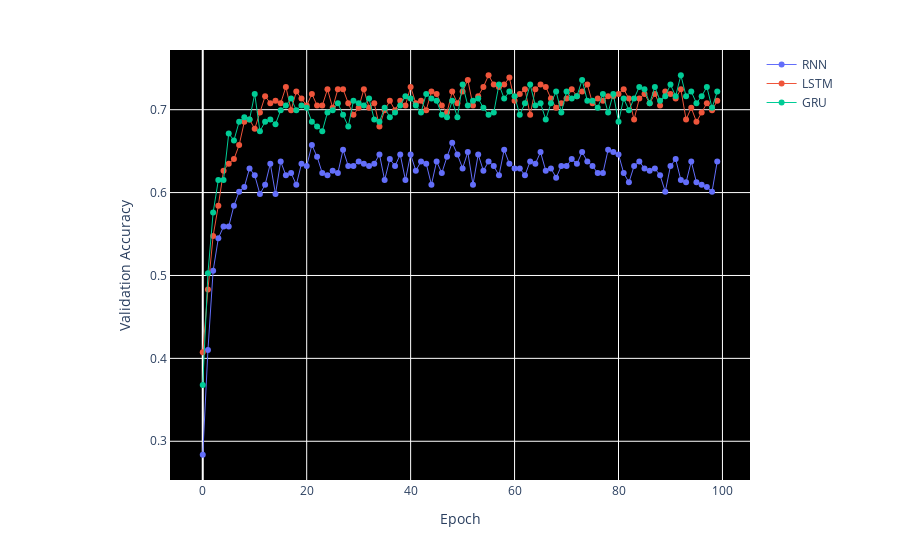

Notebook code cell kept with this figure:
### Code cell
# dropout
x = [0, 1, 2, 3, 4, 5, 6, 7, 8, 9, 10, 11, 12, 13, 14, 15, 16, 17, 18, 19, 20, 21, 22, 23, 24, 25, 26, 27, 28, 29, 30, 31, 32, 33, 34, 35, 36, 37, 38, 39, 40, 41, 42, 43, 44, 45, 46, 47, 48, 49, 50, 51, 52, 53, 54, 55, 56, 57, 58, 59, 60, 61, 62, 63, 64, 65, 66, 67, 68, 69, 70, 71, 72, 73, 74, 75, 76, 77, 78, 79, 80, 81, 82, 83, 84, 85, 86, 87, 88, 89, 90, 91, 92, 93, 94, 95, 96, 97, 98, 99]
RNN = [0.283707857131958, 0.4101123511791229, 0.5056179761886597, 0.5449438095092773, 0.5589887499809265, 0.5589887499809265, 0.584269642829895, 0.601123571395874, 0.6067415475845337, 0.6292135119438171, 0.6207864880561829, 0.5983145833015442, 0.6095505356788635, 0.6348314881324768, 0.5983145833015442, 0.6376404762268066, 0.6207864880561829, 0.6235954761505127, 0.6095505356788635, 0.6348314881324768, 0.632022500038147, 0.6573033928871155, 0.6432584524154663, 0.6235954761505127, 0.6207864880561829, 0.6264045238494873, 0.6235954761505127, 0.6516854166984558, 0.632022500038147, 0.632022500038147, 0.6376404762268066, 0.6348314881324768, 0.632022500038147, 0.6348314881324768, 0.6460674405097961, 0.6151685118675232, 0.6404494643211365, 0.632022500038147, 0.6460674405097961, 0.6151685118675232, 0.6460674405097961, 0.6264045238494873, 0.6376404762268066, 0.6348314881324768, 0.6095505356788635, 0.6376404762268066, 0.6235954761505127, 0.6432584524154663, 0.6601123809814453, 0.6460674405097961, 0.6292135119438171, 0.648876428604126, 0.6095505356788635, 0.6460674405097961, 0.6264045238494873, 0.6376404762268066, 0.632022500038147, 0.6207864880561829, 0.6516854166984558, 0.6348314881324768, 0.6292135119438171, 0.6292135119438171, 0.6207864880561829, 0.6376404762268066, 0.6348314881324768, 0.648876428604126, 0.6264045238494873, 0.6292135119438171, 0.617977499961853, 0.632022500038147, 0.632022500038147, 0.6404494643211365, 0.6348314881324768, 0.648876428604126, 0.6376404762268066, 0.632022500038147, 0.6235954761505127, 0.6235954761505127, 0.6516854166984558, 0.648876428604126, 0.6460674405097961, 0.6235954761505127, 0.6123595237731934, 0.632022500038147, 0.6376404762268066, 0.6292135119438171, 0.6264045238494873, 0.6292135119438171, 0.6207864880561829, 0.601123571395874, 0.632022500038147, 0.6404494643211365, 0.6151685118675232, 0.6123595237731934, 0.6376404762268066, 0.6123595237731934, 0.6095505356788635, 0.6067415475845337, 0.601123571395874, 0.6376404762268066]
LSTM = [0.4073033630847931, 0.483146071434021, 0.5477527976036072, 0.584269642829895, 0.6264045238494873, 0.6348314881324768, 0.6404494643211365, 0.6573033928871155, 0.6853932738304138, 0.6882022619247437, 0.6769663095474243, 0.6966292262077332, 0.716292142868042, 0.7078651785850525, 0.7106741666793823, 0.7078651785850525, 0.7275280952453613, 0.699438214302063, 0.7219101190567017, 0.7134831547737122, 0.7050561904907227, 0.7191011309623718, 0.7050561904907227, 0.7050561904907227, 0.7247191071510315, 0.7022472023963928, 0.7247191071510315, 0.7247191071510315, 0.7078651785850525, 0.6938202381134033, 0.7022472023963928, 0.7247191071510315, 0.7022472023963928, 0.7078651785850525, 0.6797752976417542, 0.699438214302063, 0.7106741666793823, 0.699438214302063, 0.7106741666793823, 0.7050561904907227, 0.7275280952453613, 0.7078651785850525, 0.7106741666793823, 0.699438214302063, 0.7219101190567017, 0.7191011309623718, 0.7050561904907227, 0.6966292262077332, 0.7219101190567017, 0.7078651785850525, 0.7219101190567017, 0.7359550595283508, 0.7050561904907227, 0.716292142868042, 0.7275280952453613, 0.7415730357170105, 0.7303370833396912, 0.7275280952453613, 0.7303370833396912, 0.7387640476226807, 0.7106741666793823, 0.7191011309623718, 0.7247191071510315, 0.6938202381134033, 0.7247191071510315, 0.7303370833396912, 0.7275280952453613, 0.7134831547737122, 0.7022472023963928, 0.7078651785850525, 0.7134831547737122, 0.7247191071510315, 0.716292142868042, 0.7219101190567017, 0.7303370833396912, 0.7078651785850525, 0.7134831547737122, 0.7106741666793823, 0.716292142868042, 0.716292142868042, 0.7191011309623718, 0.7247191071510315, 0.7134831547737122, 0.6882022619247437, 0.7134831547737122, 0.7191011309623718, 0.7078651785850525, 0.7191011309623718, 0.7050561904907227, 0.7219101190567017, 0.7191011309623718, 0.7134831547737122, 0.7247191071510315, 0.6882022619247437, 0.7022472023963928, 0.6853932738304138, 0.6966292262077332, 0.7078651785850525, 0.699438214302063, 0.7106741666793823]
GRU = [0.3679775297641754, 0.5028089880943298, 0.5758426785469055, 0.6151685118675232, 0.6151685118675232, 0.6713483333587646, 0.6629213690757751, 0.6853932738304138, 0.6910112500190735, 0.6882022619247437, 0.7191011309623718, 0.6741573214530945, 0.6853932738304138, 0.6882022619247437, 0.682584285736084, 0.699438214302063, 0.7050561904907227, 0.7134831547737122, 0.699438214302063, 0.7050561904907227, 0.7022472023963928, 0.6853932738304138, 0.6797752976417542, 0.6741573214530945, 0.6966292262077332, 0.699438214302063, 0.7078651785850525, 0.6938202381134033, 0.6797752976417542, 0.7106741666793823, 0.7078651785850525, 0.7050561904907227, 0.7134831547737122, 0.6882022619247437, 0.6853932738304138, 0.7022472023963928, 0.6910112500190735, 0.6966292262077332, 0.7050561904907227, 0.716292142868042, 0.7134831547737122, 0.7050561904907227, 0.6966292262077332, 0.7191011309623718, 0.7134831547737122, 0.7106741666793823, 0.6938202381134033, 0.6910112500190735, 0.7106741666793823, 0.6910112500190735, 0.7303370833396912, 0.7050561904907227, 0.7106741666793823, 0.7134831547737122, 0.7022472023963928, 0.6938202381134033, 0.6966292262077332, 0.7303370833396912, 0.7134831547737122, 0.7219101190567017, 0.716292142868042, 0.6938202381134033, 0.7078651785850525, 0.7303370833396912, 0.7050561904907227, 0.7078651785850525, 0.6882022619247437, 0.7078651785850525, 0.7219101190567017, 0.6966292262077332, 0.7219101190567017, 0.7134831547737122, 0.716292142868042, 0.7359550595283508, 0.7106741666793823, 0.7106741666793823, 0.7022472023963928, 0.7191011309623718, 0.6966292262077332, 0.7191011309623718, 0.6853932738304138, 0.7134831547737122, 0.699438214302063, 0.7134831547737122, 0.7275280952453613, 0.7247191071510315, 0.7078651785850525, 0.7275280952453613, 0.7106741666793823, 0.716292142868042, 0.7303370833396912, 0.716292142868042, 0.7415730357170105, 0.716292142868042, 0.7219101190567017, 0.7078651785850525, 0.716292142868042, 0.7275280952453613, 0.7022472023963928, 0.7219101190567017]
plot_favorite(x, RNN, LSTM, GRU)
